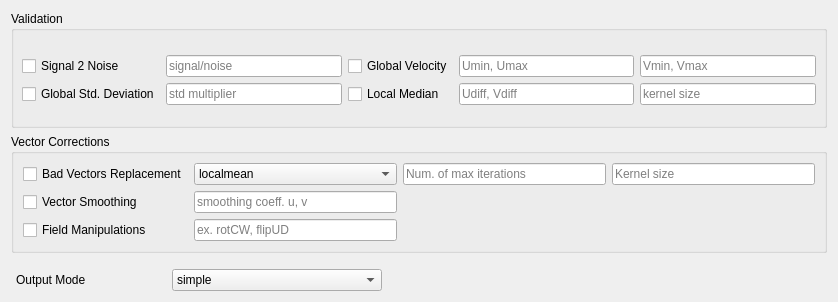
             <widget class="QWidget" name="PosPage">
              <property name="geometry">
               <rect>
                <x>0</x>
                <y>0</y>
                <width>838</width>
                <height>302</height>
               </rect>
              </property>
              <attribute name="label">
               <string>Post-Process</string>
              </attribute>
              <layout class="QGridLayout" name="gridLayout_10">
               <item row="0" column="0">
                <widget class="QGroupBox" name="groupBox_9">
                 <property name="title">
                  <string>Validation</string>
                 </property>
                 <layout class="QGridLayout" name="gridLayout_21">
                  <property name="leftMargin">
                   <number>8</number>
                  </property>
                  <property name="topMargin">
                   <number>10</number>
                  </property>
                  <property name="rightMargin">
                   <number>8</number>
                  </property>
                  <property name="bottomMargin">
                   <number>5</number>
                  </property>
                  <item row="0" column="0">
                   <layout class="QGridLayout" name="gridLayout_22">
                    <item row="1" column="1">
                     <widget class="QLineEdit" name="pos_std_LE">
                      <property name="placeholderText">
                       <string>std multiplier</string>
                      </property>
                     </widget>
                    </item>
                    <item row="0" column="1">
                     <widget class="QLineEdit" name="pos_s2n_ratio_LE">
                      <property name="enabled">
                       <bool>true</bool>
                      </property>
                      <property name="whatsThis">
                       <string>&lt;html&gt;&lt;head/&gt;&lt;body&gt;&lt;p&gt;&lt;br/&gt;&lt;/p&gt;&lt;/body&gt;&lt;/html&gt;</string>
                      </property>
                      <property name="text">
                       <string/>
                      </property>
                      <property name="frame">
                       <bool>true</bool>
                      </property>
                      <property name="placeholderText">
                       <string>signal/noise</string>
                      </property>
                     </widget>
                    </item>
                    <item row="0" column="3">
                     <widget class="QLineEdit" name="pos_gv_ulim_LE">
                      <property name="placeholderText">
                       <string>Umin, Umax</string>
                      </property>
                     </widget>
                    </item>
                    <item row="1" column="0">
                     <widget class="QCheckBox" name="pos_std_CB">
                      <property name="enabled">
                       <bool>true</bool>
                      </property>
                      <property name="text">
                       <string>Global Std. Deviation</string>
                      </property>
                     </widget>
                    </item>
                    <item row="1" column="2">
                     <widget class="QCheckBox" name="pos_localvelocity_CB">
                      <property name="enabled">
                       <bool>true</bool>
                      </property>
                      <property name="text">
                       <string>Local Median</string>
                      </property>
                     </widget>
                    </item>
                    <item row="1" column="3">
                     <widget class="QLineEdit" name="pos_lv_uvdiff_LE">
                      <property name="placeholderText">
                       <string>Udiff, Vdiff</string>
                      </property>
                     </widget>
                    </item>
                    <item row="0" column="0">
                     <widget class="QCheckBox" name="pos_sig2noise_CB">
                      <property name="enabled">
                       <bool>true</bool>
                      </property>
                      <property name="text">
                       <string>Signal 2 Noise</string>
                      </property>
                     </widget>
                    </item>
                    <item row="0" column="2">
                     <widget class="QCheckBox" name="pos_globalvelocity_CB">
                      <property name="enabled">
                       <bool>true</bool>
                      </property>
                      <property name="text">
                       <string>Global Velocity</string>
                      </property>
                     </widget>
                    </item>
                    <item row="1" column="4">
                     <widget class="QLineEdit" name="pos_lv_kernel_LE">
                      <property name="placeholderText">
                       <string>kernel size</string>
                      </property>
                     </widget>
                    </item>
                    <item row="0" column="4">
                     <widget class="QLineEdit" name="pos_gv_vlim_LE">
                      <property name="placeholderText">
                       <string>Vmin, Vmax</string>
                      </property>
                     </widget>
                    </item>
                   </layout>
                  </item>
                 </layout>
                </widget>
               </item>
               <item row="1" column="0">
                <widget class="QGroupBox" name="groupBox_10">
                 <property name="title">
                  <string>Vector Corrections</string>
                 </property>
                 <layout class="QGridLayout" name="gridLayout_14">
                  <property name="leftMargin">
                   <number>9</number>
                  </property>
                  <item row="0" column="0">
                   <layout class="QGridLayout" name="gridLayout_6">
                    <item row="0" column="0" colspan="2">
                     <widget class="QCheckBox" name="pos_badvector_CB">
                      <property name="enabled">
                       <bool>true</bool>
                      </property>
                      <property name="text">
                       <string>Bad Vectors Replacement</string>
                      </property>
                     </widget>
                    </item>
                    <item row="0" column="3">
                     <widget class="QLineEdit" name="pos_bv_niterations_LE">
                      <property name="placeholderText">
                       <string>Num. of max iterations</string>
                      </property>
                     </widget>
                    </item>
                    <item row="0" column="2">
                     <widget class="QComboBox" name="pos_bv_method_CB">
                      <property name="sizePolicy">
                       <sizepolicy hsizetype="Expanding" vsizetype="Fixed">
                        <horstretch>0</horstretch>
                        <verstretch>0</verstretch>
                       </sizepolicy>
                      </property>
                      <item>
                       <property name="text">
                        <string>localmean</string>
                       </property>
                      </item>
                      <item>
                       <property name="text">
                        <string>disk</string>
                       </property>
                      </item>
                      <item>
                       <property name="text">
                        <string>distance</string>
                       </property>
                      </item>
                     </widget>
                    </item>
                    <item row="0" column="4">
                     <widget class="QLineEdit" name="pos_bv_kernel_LE">
                      <property name="placeholderText">
                       <string>Kernel size</string>
                      </property>
                     </widget>
                    </item>
                    <item row="1" column="2">
                     <widget class="QLineEdit" name="pos_smth_factor_LE">
                      <property name="placeholderText">
                       <string>smoothing coeff. u, v</string>
                      </property>
                     </widget>
                    </item>
                    <item row="1" column="0" colspan="2">
                     <widget class="QCheckBox" name="pos_smoothing_CB">
                      <property name="enabled">
                       <bool>true</bool>
                      </property>
                      <property name="sizePolicy">
                       <sizepolicy hsizetype="Minimum" vsizetype="Fixed">
                        <horstretch>0</horstretch>
                        <verstretch>0</verstretch>
                       </sizepolicy>
                      </property>
                      <property name="text">
                       <string>Vector Smoothing</string>
                      </property>
                     </widget>
                    </item>
                    <item row="2" column="2">
                     <widget class="QLineEdit" name="pos_fm_LE">
                      <property name="placeholderText">
                       <string>ex. rotCW, flipUD</string>
                      </property>
                     </widget>
                    </item>
                    <item row="2" column="0" colspan="2">
                     <widget class="QCheckBox" name="pos_fieldmanip_CB">
                      <property name="enabled">
                       <bool>true</bool>
                      </property>
                      <property name="text">
                       <string>Field Manipulations</string>
                      </property>
                     </widget>
                    </item>
                   </layout>
                  </item>
                 </layout>
                </widget>
               </item>
               <item row="2" column="0">
                <layout class="QHBoxLayout" name="horizontalLayout_3" stretch="0,1,2">
                 <property name="spacing">
                  <number>6</number>
                 </property>
                 <property name="sizeConstraint">
                  <enum>QLayout::SetDefaultConstraint</enum>
                 </property>
                 <property name="leftMargin">
                  <number>5</number>
                 </property>
                 <property name="topMargin">
                  <number>10</number>
                 </property>
                 <property name="rightMargin">
                  <number>25</number>
                 </property>
                 <item>
                  <widget class="QLabel" name="label_15">
                   <property name="sizePolicy">
                    <sizepolicy hsizetype="Minimum" vsizetype="Preferred">
                     <horstretch>0</horstretch>
                     <verstretch>0</verstretch>
                    </sizepolicy>
                   </property>
                   <property name="minimumSize">
                    <size>
                     <width>150</width>
                     <height>0</height>
                    </size>
                   </property>
                   <property name="text">
                    <string>Output Mode</string>
                   </property>
                   <property name="alignment">
                    <set>Qt::AlignLeading|Qt::AlignLeft|Qt::AlignVCenter</set>
                   </property>
                  </widget>
                 </item>
                 <item>
                  <widget class="QComboBox" name="pos_output_CB">
                   <item>
                    <property name="text">
                     <string>simple</string>
                    </property>
                   </item>
                   <item>
                    <property name="text">
                     <string>extended</string>
                    </property>
                   </item>
                  </widget>
                 </item>
                 <item>
                  <spacer name="horizontalSpacer_2">
                   <property name="orientation">
                    <enum>Qt::Horizontal</enum>
                   </property>
                   <property name="sizeType">
                    <enum>QSizePolicy::Preferred</enum>
                   </property>
                   <property name="sizeHint" stdset="0">
                    <size>
                     <width>40</width>
                     <height>20</height>
                    </size>
                   </property>
                  </spacer>
                 </item>
                </layout>
               </item>
              </layout>
             </widget>
